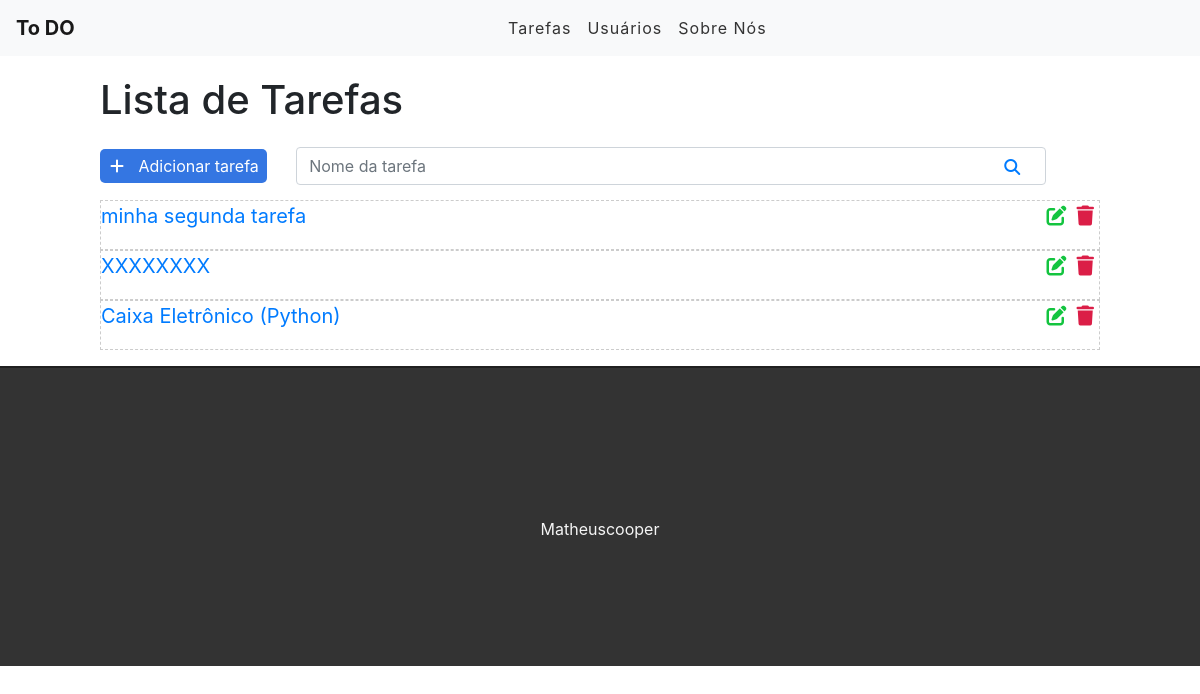
Before: / with the older database file.
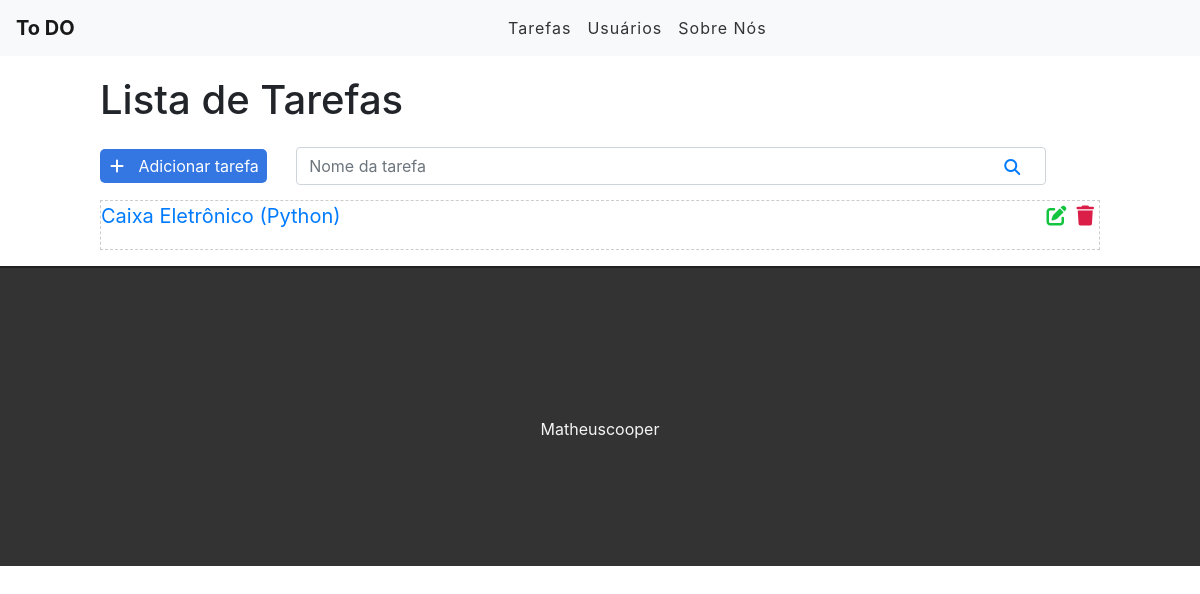
After: the same page with the newer database file.
### tasks/models.py (models this page shows, shortened)
class Task(models.Model):
	STATUS = (
		('doing', 'Doing'),
		('done', 'Done'),
		)
	title = models.CharField(max_length=255)
	description = models.TextField()
	done = models.CharField(
		max_length=5,
		choices=STATUS,
		)
	created_at = models.DateTimeField(auto_now_add=True)
	updated_at = models.DateTimeField(auto_now=True)

### tasks/views.py (the view)
# urls.py: path('',views.taskList, name='task-list'),
def taskList(request):
	tasks = Task.objects.all().order_by('-created_at')
	return render(request, 'tasks/index.html', {'tasks': tasks})

### tasks/templates/tasks/index.html (shortened to what this page needs)
{% extends 'base.html' %}
{% block content %}
<div class="offset-1 col-10 list-div">
	<h1> Lista de Tarefas</h1>
	<a id="add-link" href="newtask/">
	<div class="col-2 add-div">
		<i class="fas fa-plus"></i> Adicionar tarefa
	</div>
	<div class="col-9 search-div">
		<input class="form-control" type="text" id="search" name="search" placeholder="Nome da tarefa">
		<i class="fas fa-search"></i>
	</div>
	<ul class="task-list">
		{% for task in tasks %}
		<li class="task-item">
			<span><a href="/task/{{task.id}}">{{task.title}}</a></span>
			<a href="delete/{{task.id}}"><span><i class="fas fa-trash"></i></span></a>
			<a href="edit/{{task.id}}"><span><i class="fas fa-edit"></i></span></a>
		</li>
		{% endfor %}
	</ul>
</div>
{% endblock %}

Changed rows visible on the page:
removed Task: title "minha segunda tarefa"
removed Task: title "XXXXXXXX"
